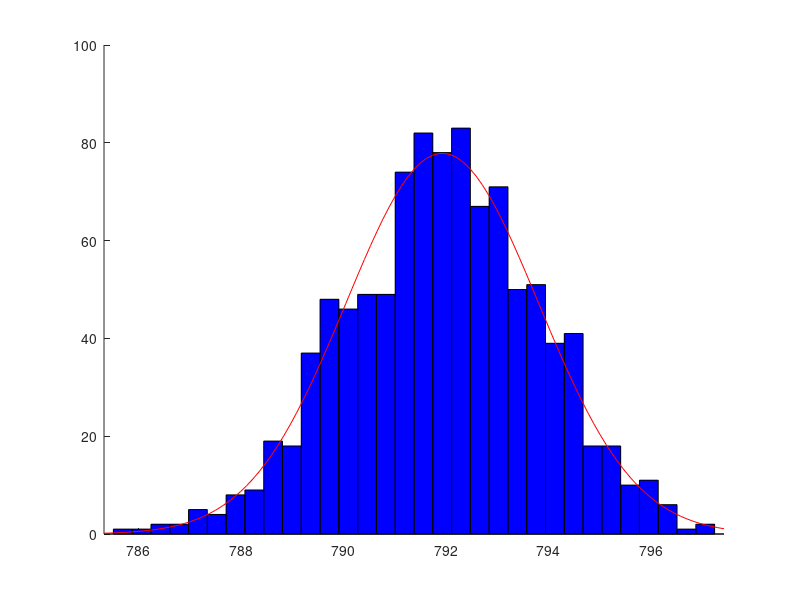

MATLAB code for this plot: (Note: this script raises an error after producing the figure.)
%% Psarras Dimitrios
% Chapter 5: Exercise 5

clear; clc; close all;

data = importdata('lightair.dat');

air = data(:,1);
light = data(:,2);

dim = size(data);
n = dim(1);
a = 0.05;
N = 100;
n = 100;
M = 1000;

t_c = tinv(1-a/2,n-2);
b_0 = zeros(M,1);
b_1 = zeros(M,1);

for i=1:M
    data_b = data(unidrnd(N,n,1),:);
    air_b = data_b(:,1);
    light_b = data_b(:,2);
    
    mean_a_b = mean(air_b);
    mean_l_b = mean(light_b);
    S_xy = sum((air_b-mean_a_b).*(light_b-mean_l_b));
    S_xx = sum((air_b-mean_a_b).^2);
    S_yy = sum((light_b-mean_l_b).^2);
    b_1(i,1) = S_xy/S_xx;
    b_0(i,1) = mean_l_b - b_1(i,1)*mean_a_b;
end

st_0 = sort(b_0);
st_1 = sort(b_1);

b_l = round(a*M/2);
b_u = round((1-a/2)*M);

b_l_0 = st_0(b_l,:);
b_u_0 = st_0(b_u,:);

b_l_1 = st_1(b_l,:);
b_u_1 = st_1(b_u,:);

figure();
hold on;
histfit(b_0);
xline(b_l_0,'r',{'95% Confidence Interval','Lower Limit'});
xline(b_u_0,'r',{'95% Confidence Interval','Upper Limit'});
title('Histogram of b_{0} values');
xlabel('b_{0}');
ylabel('PDF');

figure();
hold on;
histfit(b_1);
xline(b_l_1,'r',{'95% Confidence Interval','Lower Limit'});
xline(b_u_1,'r',{'95% Confidence Interval','Upper Limit'});
title('Histogram of b_{1} values');
xlabel('b_{1}');
ylabel('PDF');

fprintf('<strong>Bootstrap:\n</strong>');

fprintf('%.0f%% Confidence Interval for constant b0: [%.4f, %.4f]\n',(1-a)*100,b_l_0, b_u_0);
fprintf('%.0f%% Confidence Interval for constant b1: [%.4f, %.4f]\n',(1-a)*100,b_l_1, b_u_1);


%% 5.4 repeat

fprintf('\n<strong>Repeat of 5.4 Parametric Results:\n</strong>');

mean_a = mean(air);
mean_l = mean(light);
S_xy = sum((air-mean_a).*(light-mean_l));
S_xx = sum((air-mean_a).^2);
S_yy = sum((light-mean_l).^2);
b_1 = S_xy/S_xx;
b_0 = mean_l - b_1*mean_a;

s_xy = S_xy/(n-1);
s_x = S_xx/(n-1);
s_y = S_yy/(n-1);

s_e = ((n-1)/(n-2))*(s_y-b_1^2*s_x);
s_b_1 = sqrt(s_e/S_xx);
s_b_0 = sqrt(s_e)*sqrt((1/n)+(mean_a^2/S_xx));

b_1_lower = b_1-t_c*s_b_1;
b_1_upper = b_1+t_c*s_b_1;
b_0_lower = b_0-t_c*s_b_0;
b_0_upper = b_0+t_c*s_b_0;


fprintf('Least Square Method y = b1*x + b0:\n');
fprintf('y = %.4f*x + %.4f\n\n', b_1, b_0);
fprintf('Variance of e:\ns_e\xB2 = %.4f\n\n', s_e);
fprintf('%.0f%% Confidence Interval for constant b0: [%.4f, %.4f]\n',(1-a)*100,b_0_lower, b_0_upper);
fprintf('%.0f%% Confidence Interval for constant b1: [%.4f, %.4f]\n',(1-a)*100,b_1_lower, b_1_upper);
